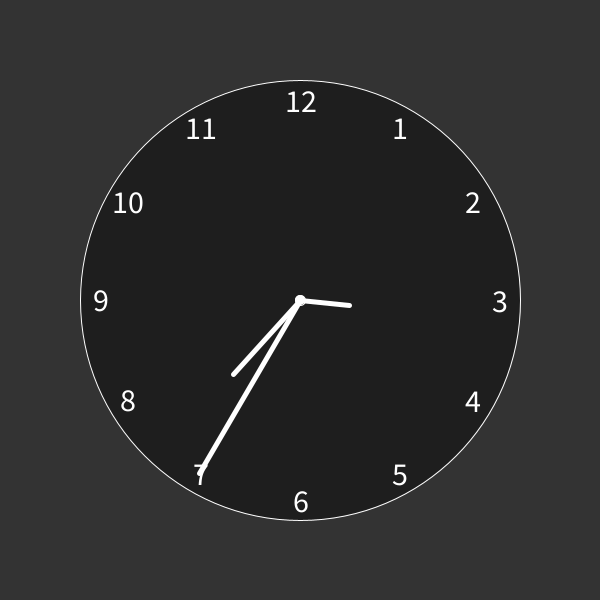
Frame 1 (no input)
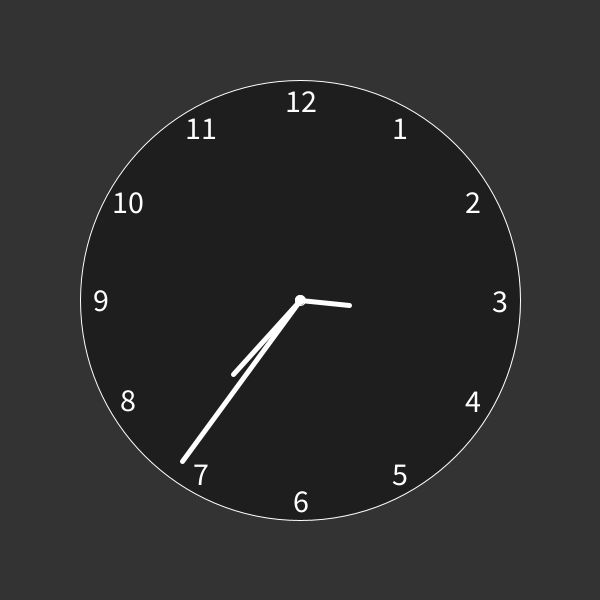
Frame 60 (the mouse pressed at the canvas centre just before this capture)
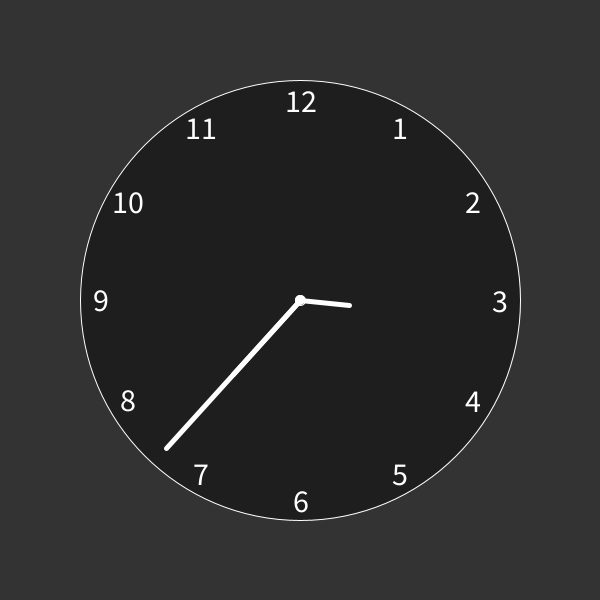
Frame 120 (the mouse held since frame 60 and released just before this capture)

The Processing sketch that drew these frames (run headless with seeded random() and noise(); from frame 60 on, the mouse is pressed at the canvas centre):

// Processing sketch: Numerals
// ── Numerals.pde
Hour[] hours = new Hour[12];
Tongue secondTongue;
Tongue hourTongue;
Tongue minuteTongue;
int clockRadius = 200;
void setup() {
  size(600, 600);
  for (int i = 0; i <= 11; i++) {
    hours[i] = new Hour(i+1, clockRadius);
  }
  
}

void draw() {
  background(51);
  translate(width/2, height/2);
  
  fill(30);
  stroke(255);
  strokeWeight(1);
  ellipse(0, 0, clockRadius*2+40, clockRadius*2+40);
  
  fill(255);
  ellipse(0, 0, 10, 10);
  
  //rotate(-PI/2 + PI/6);
  for(Hour hour : hours)
    hour.show();
  secondTongue = new Tongue(second(), clockRadius);
  hourTongue = new Tongue(map(hour(), 1, 12, 0, 59), clockRadius/4);
  minuteTongue = new Tongue(minute(), clockRadius/2);
  secondTongue.show();
  hourTongue.show();
  minuteTongue.show();
}
// ── Hour.pde
class Hour {
  int hour = -1;
  PVector position;
  
  Hour(int hour, float radius) {
    this.hour = hour;
    position = calculatePos(radius);
  }
  
  PVector calculatePos(float radius) {
    PVector result = new PVector(0, 0);
    
    float x = radius * sin(PI/6 * hour);
    float y = -radius * cos(PI/6 * hour);
    
    result.x = x;
    result.y = y;
    
    return result;
  }
  
  void show() {
    textAlign(CENTER, CENTER);
    textSize(32);
    noFill();
    stroke(255);
    text(hour, position.x, position.y);
  }
  
  
}
// ── Tongue.pde
class Tongue {
  float point = -1;
  PVector position;
  Tongue(float point, float radius) {
    this.point = point;
    this.position = calculatePos(radius);
  }
  
  PVector calculatePos(float radius) {
    PVector result = new PVector(0, 0);
    
    float x = radius * sin(PI/30 * point);
    float y = -radius * cos(PI/30 * point);
    
    result.x = x;
    result.y = y;
    
    return result;
  }
  
  void show() {
    noFill();
    stroke(255);
    strokeWeight(5);
    line(0, 0, position.x, position.y);
  }
  
  
}
